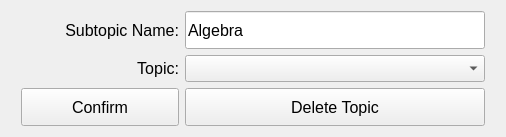
<?xml version="1.0" encoding="UTF-8"?>
<ui version="4.0">
 <class>Form</class>
 <widget class="QWidget" name="Form">
  <property name="geometry">
   <rect>
    <x>0</x>
    <y>0</y>
    <width>506</width>
    <height>137</height>
   </rect>
  </property>
  <property name="font">
   <font>
    <pointsize>12</pointsize>
   </font>
  </property>
  <property name="windowTitle">
   <string>Modify Subtopic</string>
  </property>
  <layout class="QHBoxLayout" name="horizontalLayout">
   <item>
    <spacer name="horizontalSpacer">
     <property name="orientation">
      <enum>Qt::Horizontal</enum>
     </property>
     <property name="sizeType">
      <enum>QSizePolicy::Fixed</enum>
     </property>
     <property name="sizeHint" stdset="0">
      <size>
       <width>10</width>
       <height>10</height>
      </size>
     </property>
    </spacer>
   </item>
   <item>
    <layout class="QGridLayout" name="gridLayout" columnminimumwidth="1,300">
     <item row="0" column="0">
      <widget class="QLabel" name="label">
       <property name="sizePolicy">
        <sizepolicy hsizetype="Expanding" vsizetype="Expanding">
         <horstretch>0</horstretch>
         <verstretch>0</verstretch>
        </sizepolicy>
       </property>
       <property name="text">
        <string>Subtopic Name:</string>
       </property>
       <property name="alignment">
        <set>Qt::AlignRight|Qt::AlignTrailing|Qt::AlignVCenter</set>
       </property>
      </widget>
     </item>
     <item row="0" column="1">
      <widget class="QLineEdit" name="subtopicEdit">
       <property name="sizePolicy">
        <sizepolicy hsizetype="Expanding" vsizetype="Expanding">
         <horstretch>0</horstretch>
         <verstretch>0</verstretch>
        </sizepolicy>
       </property>
       <property name="text">
        <string>Algebra</string>
       </property>
      </widget>
     </item>
     <item row="2" column="1">
      <widget class="QPushButton" name="deleteBtn">
       <property name="sizePolicy">
        <sizepolicy hsizetype="Expanding" vsizetype="Expanding">
         <horstretch>0</horstretch>
         <verstretch>0</verstretch>
        </sizepolicy>
       </property>
       <property name="text">
        <string>Delete Topic</string>
       </property>
      </widget>
     </item>
     <item row="2" column="0">
      <widget class="QPushButton" name="confirmBtn">
       <property name="enabled">
        <bool>true</bool>
       </property>
       <property name="sizePolicy">
        <sizepolicy hsizetype="Expanding" vsizetype="Expanding">
         <horstretch>0</horstretch>
         <verstretch>0</verstretch>
        </sizepolicy>
       </property>
       <property name="text">
        <string>Confirm</string>
       </property>
      </widget>
     </item>
     <item row="1" column="0">
      <widget class="QLabel" name="label_2">
       <property name="text">
        <string>Topic:</string>
       </property>
       <property name="alignment">
        <set>Qt::AlignRight|Qt::AlignTrailing|Qt::AlignVCenter</set>
       </property>
      </widget>
     </item>
     <item row="1" column="1">
      <widget class="QComboBox" name="topicCombo"/>
     </item>
    </layout>
   </item>
   <item>
    <spacer name="horizontalSpacer_2">
     <property name="orientation">
      <enum>Qt::Horizontal</enum>
     </property>
     <property name="sizeType">
      <enum>QSizePolicy::Fixed</enum>
     </property>
     <property name="sizeHint" stdset="0">
      <size>
       <width>10</width>
       <height>10</height>
      </size>
     </property>
    </spacer>
   </item>
  </layout>
 </widget>
 <resources/>
 <connections/>
</ui>
